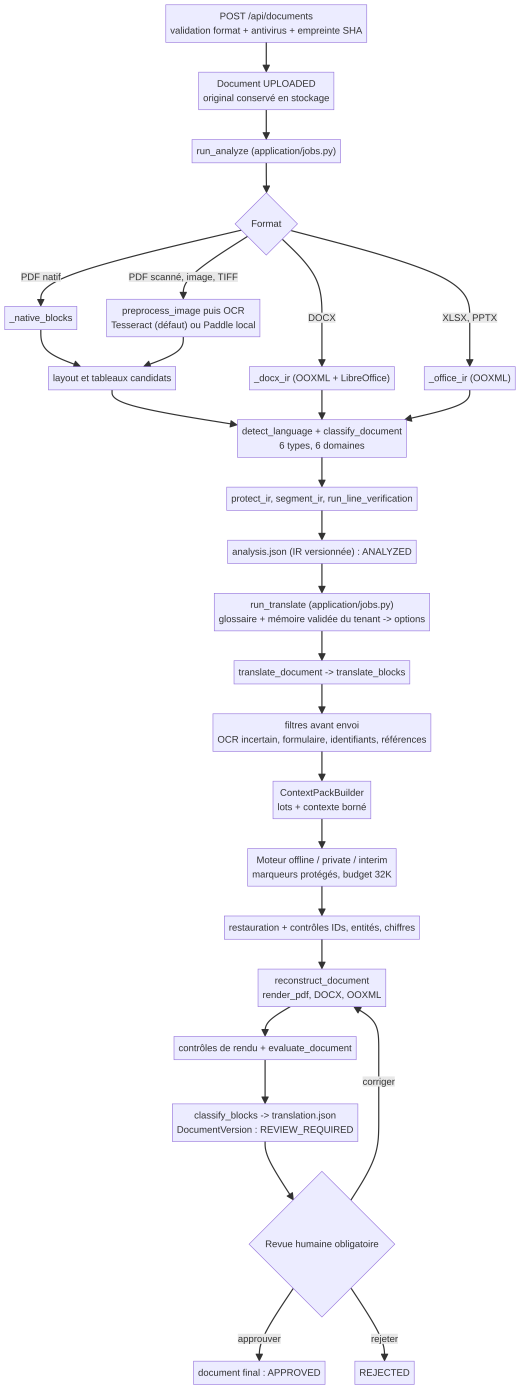
#> input picture reports/rag-lot0-20261030/schemas/01-flux-actuel.png, 3120 x 8336 px (shown at 1/6 size)
$ python -i ocr_surya_service.py   (imports and definitions only)
#> lines starting #> are read from the running program, lines starting #| are printed output that depends on the picture
"""Service OCR local Surya (processus séparé du produit).

Ce service exécute le client OFFICIEL ``surya-ocr`` (Apache-2.0) relié à un
serveur d'inférence llama.cpp local qui sert les poids Surya OCR 2.5. Il tourne
dans son propre environnement Python (torch CPU, Pillow < 11 imposés par
surya-ocr) : le produit n'importe jamais Surya, il n'appelle que l'API HTTP
ci-dessous.

Garde-fous :
- écoute sur la boucle locale par défaut ; toute autre adresse exige
  ``OCR_SURYA_ALLOW_NON_LOOPBACK=1`` (réseau interne de conteneurs) ;
- jeton partagé optionnel (``OCR_SURYA_TOKEN``), comparé à temps constant ;
- PNG uniquement (signature + décodeur PNG seul), taille et pixels bornés ;
- aucune donnée documentaire journalisée : seulement tailles, durées, codes.

Points d'entrée :
- ``GET  /health``        état et versions ;
- ``POST /v1/ocr/page``   OCR pleine page (une requête modèle par page) ;
- ``POST /v1/ocr/block``  relecture d'un recadrage (double lecture, reprise).
"""

from __future__ import annotations

import hmac
import io
import ipaddress
import json
import logging
import os
import threading
import time
from http import HTTPStatus
from http.server import BaseHTTPRequestHandler, ThreadingHTTPServer

SERVICE_VERSION = "1.0.0"
PNG_SIGNATURE = b"\x89PNG\r\n\x1a\n"
MAX_BODY_BYTES = int(os.environ.get("OCR_SURYA_MAX_BODY_BYTES", str(40 * 1024 * 1024)))
MAX_PIXELS = int(os.environ.get("OCR_SURYA_MAX_PIXELS", str(40_000_000)))
MAX_INFLIGHT = max(1, int(os.environ.get("OCR_SURYA_MAX_INFLIGHT", "1")))
MODEL_LABEL = os.environ.get("OCR_SURYA_MODEL_LABEL", "surya-ocr-2.5")
TOKEN = os.environ.get("OCR_SURYA_TOKEN") or None
BLOCK_MAX_TOKENS = int(os.environ.get("OCR_SURYA_BLOCK_MAX_TOKENS", "512"))

LOG = logging.getLogger("ocr_surya_service")
_GATE = threading.BoundedSemaphore(MAX_INFLIGHT)
_STATE: dict = {}

BLOCK_TAGS = ("p", "li", "h1", "h2", "h3", "h4", "h5", "h6", "div", "pre", "blockquote", "caption")


def _surya():
    """Charge paresseusement le client officiel (une seule fois)."""
    if "rec" not in _STATE:
        from importlib.metadata import version

        from surya.inference import SuryaInferenceManager
        from surya.recognition import RecognitionPredictor

        manager = SuryaInferenceManager()
        _STATE.update(
            manager=manager,
            rec=RecognitionPredictor(manager),
            version=version("surya-ocr"),
        )
    return _STATE


# [72 lines left out: functions html_to_structure, _bbox, _decode_png, ocr_page, not called in this run]


def ocr_block(image) -> dict:
    from surya.inference.parsers import clean_block_html
    from surya.inference.prompts import PROMPT_TYPE_BLOCK
    from surya.inference.schema import BatchInputItem

    state = _surya()
    started = time.perf_counter()
    item = BatchInputItem(image=image, prompt_type=PROMPT_TYPE_BLOCK, max_tokens=BLOCK_MAX_TOKENS)
    out = state["manager"].generate([item])[0]
    if getattr(out, "error", False):
        raise RuntimeError("BLOCK_GENERATION_ERROR")
    structure = html_to_structure(clean_block_html(out.raw or ""))
    prob = getattr(out, "mean_token_prob", None)
    return {
        "engine": "surya-ocr",
        "engine_version": state["version"],
        "model": MODEL_LABEL,
        "text": " ".join(structure["lines"]),
        "lines": structure["lines"],
        "confidence": float(prob) if prob is not None else None,
        "capped": getattr(out, "finish_reason", None) == "length",
        "seconds": round(time.perf_counter() - started, 3),
    }


class Handler(BaseHTTPRequestHandler):
    server_version = "ocr-surya/" + SERVICE_VERSION
    sys_version = ""

    def log_message(self, fmt, *args):  # journal d'accès sans contenu ni requête brute
        return

    # [86 lines left out: functions _send, _authorized, do_GET, do_POST, check_bind, main, not called in this run]


# [2 lines not run here, left out]

>>> import cv2
>>> picture = cv2.imread('../../reports/rag-lot0-20261030/schemas/01-flux-actuel.png', cv2.IMREAD_GRAYSCALE)
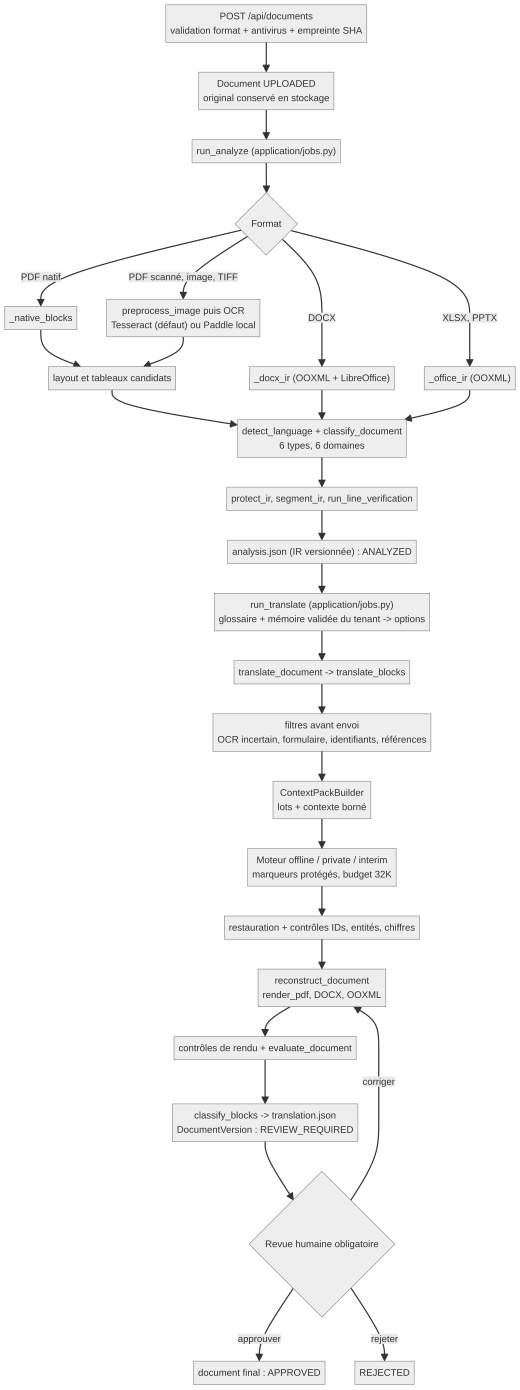
#> picture: shape (8336, 3120) (shown at 1/6 size); min 50, max 255, mean 248.3
#> (the run stopped early here; a loop or call above may not have finished)
